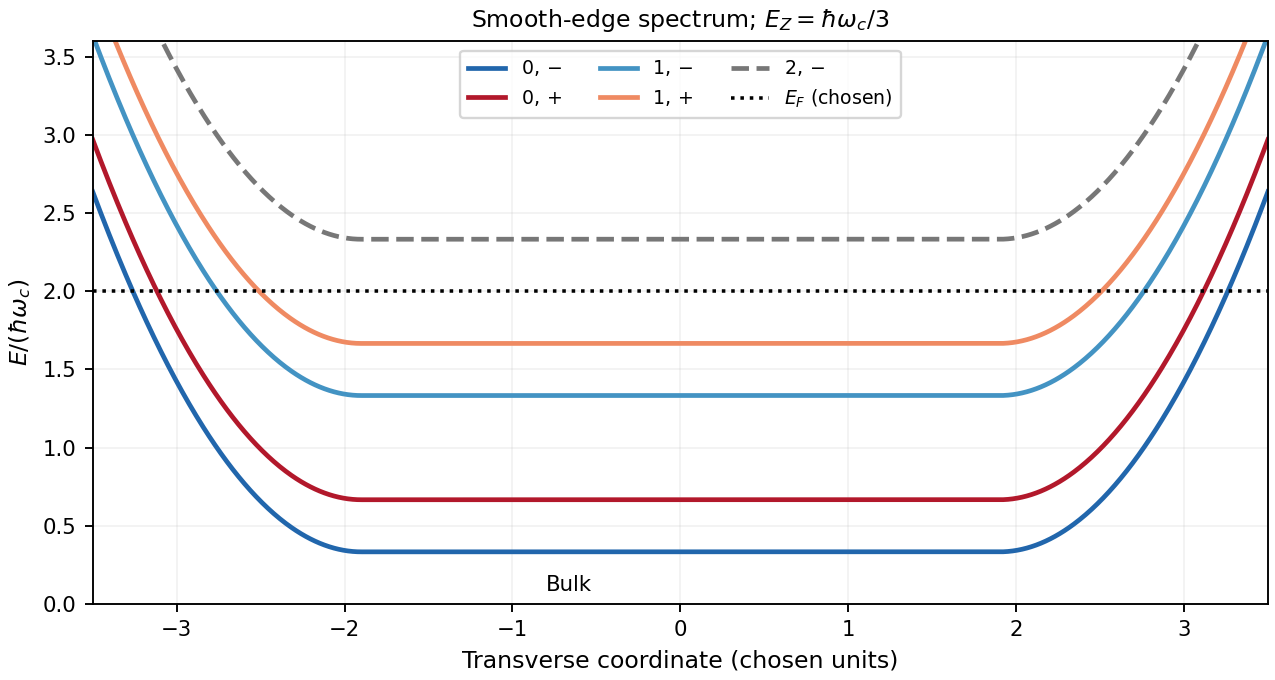

Source code (Python):
"""Original explanatory model; output is a basename in the working directory."""
import numpy as np
import matplotlib.pyplot as plt
from matplotlib.patches import Circle, Rectangle, FancyArrowPatch
plt.rcParams.update({'font.size':9,'axes.titlesize':10,'axes.labelsize':10})

y=np.linspace(-3.5,3.5,1000);U=.9*np.maximum(abs(y)-1.9,0)**2
fig,ax=plt.subplots(figsize=(7.5,4),layout='constrained')
for E,label,c in [(1/3,r'$0,-$','#2166ac'),(2/3,r'$0,+$','#b2182b'),(4/3,r'$1,-$','#4393c3'),(5/3,r'$1,+$','#ef8a62'),(7/3,r'$2,-$','#777777')]:ax.plot(y,E+U,label=label,color=c,lw=2,ls='--' if E>2 else '-')
ax.axhline(2,color='black',ls=':',label=r'$E_F$ (chosen)');ax.set(xlabel='Transverse coordinate (chosen units)',ylabel=r'$E/(\hbar\omega_c)$',ylim=(0,3.6),xlim=(-3.5,3.5),title=r'Smooth-edge spectrum; $E_Z=\hbar\omega_c/3$');ax.legend(ncol=3,loc='upper center',fontsize=8);ax.text(-.8,.08,'Bulk');ax.grid(alpha=.15)
fig.savefig('paper-1-edge-spectrum.png',dpi=170,facecolor='white');plt.close(fig)
